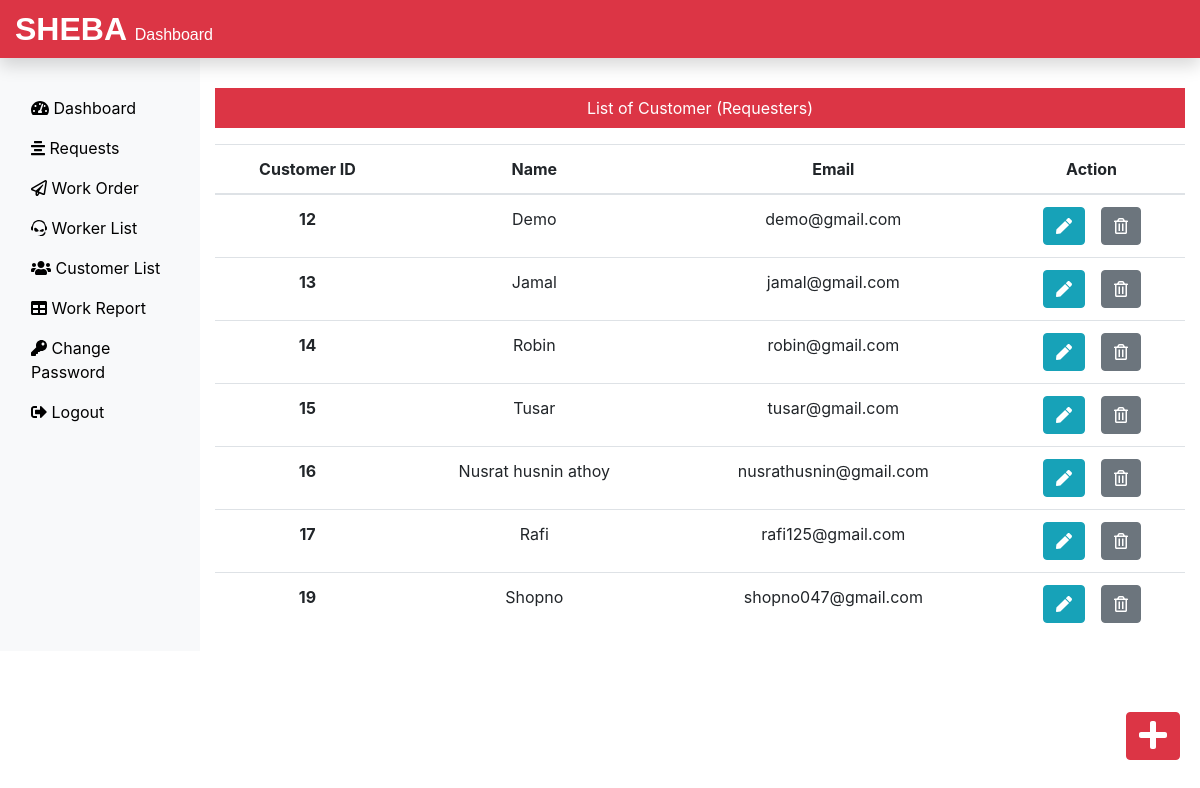
/Admin/requester.php (signed in), run on the app's committed database.
### tables this page shows
CREATE TABLE `requesterlogin_tb` (
  `r_login_id` int(11) NOT NULL,
  `r_name` varchar(60) NOT NULL,
  `r_email` varchar(60) NOT NULL,
  `r_password` varchar(60) NOT NULL
);

### Admin/requester.php (the view, shortened to what this page needs)
<?php
include('includes/header.php');
include('../dbConnection.php');
?>
<div class="col-sm-9 col-md-10 mt-5 text-center">
  <p class=" bg-danger text-white p-2">List of Customer (Requesters)</p>
  <?php
    $sql = "SELECT * FROM requesterlogin_tb";
    $result = $conn->query($sql);
    if($result->num_rows > 0){
      echo '<table class="table">
      <thead>
        <tr>
          <th scope="col">Customer ID</th>
          <th scope="col">Name</th>
          <th scope="col">Email</th>
          <th scope="col">Action</th>
        </tr>
      </thead>
      <tbody>';
      while($row = $result->fetch_assoc()){
        echo '<tr>';
        echo '<th scope="row">'.$row["r_login_id"].'</th>';
        echo '<td>'. $row["r_name"].'</td>';
        echo '<td>'.$row["r_email"].'</td>';
        echo '<td>
		<div class="d-flex justify-content-center gap-1">
          <form action="editreq.php" method="POST" class="d-inline">
            <input type="hidden" name="id" value='. $row["r_login_id"] .'>
            <button type="submit" class="btn btn-info mr-3" name="view" value="View"><i class="fas fa-pen"></i></button>
          </form>
          <form action="" method="POST" class="d-inline" onsubmit="return confirmDelete()">
            <input type="hidden" name="id" value='. $row["r_login_id"] .'>
            <button type="submit" class="btn btn-secondary" name="delete" value="Delete"><i class="far fa-trash-alt"></i></button>
          </form>
		  </div>
        </td>';
        echo '</tr>';
      }
      echo '</tbody>
      </table>';
    } else {
      echo "0 Result";
    }
  ?>
</div>
</div>
<div><a class="btn btn-danger box" href="insertreq.php"><i class="fas fa-plus fa-2x"></i></a>
</div>
</div>
<?php
include('includes/footer.php');
?>

### css/custom.css (style rules this page uses)
body { user-select: none; -webkit-user-select: none; -moz-user-select: none; -ms-user-select: none; }
a { color: black; }
.box { position: fixed; bottom: 10px; right: 20px; margin-bottom: 30px; }
html { scroll-behavior: smooth; }

### data on the page
requesterlogin_tb: r_login_id "12", r_name "Demo", r_email "demo@gmail.com"
requesterlogin_tb: r_login_id "13", r_name "Jamal", r_email "jamal@gmail.com"
requesterlogin_tb: r_login_id "14", r_name "Robin", r_email "robin@gmail.com"
requesterlogin_tb: r_login_id "15", r_name "Tusar", r_email "tusar@gmail.com"
requesterlogin_tb: r_login_id "16", r_name "Nusrat husnin athoy", r_email "nusrathusnin@gmail.com"
requesterlogin_tb: r_login_id "17", r_name "Rafi", r_email "rafi125@gmail.com"
requesterlogin_tb: r_login_id "19", r_name "Shopno", r_email "shopno047@gmail.com"
